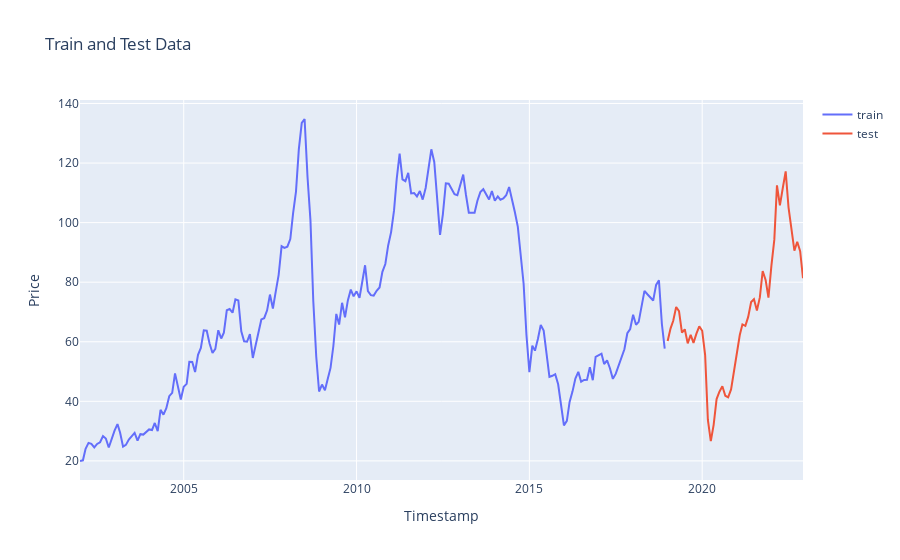

The cell this chart's notebook holds for it:
### Code cell
import plotly.graph_objects as go

# Create a trace for the train data
train_trace = go.Scatter(
    x = data[(data.index < test_start_date) & (data.index >= train_start_date)].index,
    y = data[(data.index < test_start_date) & (data.index >= train_start_date)]['Price'],
    mode = 'lines',
    name = 'train'
)

# Create a trace for the test data
test_trace = go.Scatter(
    x = data[test_start_date:].index,
    y = data[test_start_date:]['Price'],
    mode = 'lines',
    name = 'test'
)

# Create the layout
layout = go.Layout(
    title = 'Train and Test Data',
    xaxis = dict(title = 'Timestamp'),
    yaxis = dict(title = 'Price')
)

# Create the figure and add the traces
fig = go.Figure(data=[train_trace, test_trace], layout=layout)

# Show the figure
fig.show()

### Figure 1 — Plotly figure (JSON) as saved in the notebook; plotly's stock layout.template omitted (floating-point values rounded to 4 significant figures; data arrays with more than 128 entries replaced by an {"elided": "..."} marker saying what was removed)
{"data": [{"mode": "lines", "name": "train", "type": "scatter", "x": {"elided": "204 str values"}, "y": {"elided": "204 float values"}}, {"mode": "lines", "name": "test", "type": "scatter", "x": ["2019-01-01T00:00:00", "2019-02-01T00:00:00", "2019-03-01T00:00:00", "2019-04-01T00:00:00", "2019-05-01T00:00:00", "2019-06-01T00:00:00", "2019-07-01T00:00:00", "2019-08-01T00:00:00", "2019-09-01T00:00:00", "2019-10-01T00:00:00", "2019-11-01T00:00:00", "2019-12-01T00:00:00", "2020-01-01T00:00:00", "2020-02-01T00:00:00", "2020-03-01T00:00:00", "2020-04-01T00:00:00", "2020-05-01T00:00:00", "2020-06-01T00:00:00", "2020-07-01T00:00:00", "2020-08-01T00:00:00", "2020-09-01T00:00:00", "2020-10-01T00:00:00", "2020-11-01T00:00:00", "2020-12-01T00:00:00", "2021-01-01T00:00:00", "2021-02-01T00:00:00", "2021-03-01T00:00:00", "2021-04-01T00:00:00", "2021-05-01T00:00:00", "2021-06-01T00:00:00", "2021-07-01T00:00:00", "2021-08-01T00:00:00", "2021-09-01T00:00:00", "2021-10-01T00:00:00", "2021-11-01T00:00:00", "2021-12-01T00:00:00", "2022-01-01T00:00:00", "2022-02-01T00:00:00", "2022-03-01T00:00:00", "2022-04-01T00:00:00", "2022-05-01T00:00:00", "2022-06-01T00:00:00", "2022-07-01T00:00:00", "2022-08-01T00:00:00", "2022-09-01T00:00:00", "2022-10-01T00:00:00", "2022-11-01T00:00:00", "2022-12-01T00:00:00"], "y": [60.23, 64.5, 67.05, 71.66, 70.3, 63.05, 64.19, 59.47, 62.29, 59.63, 62.71, 65.17, 63.67, 55.53, 33.73, 26.63, 32.11, 40.77, 43.24, 45.04, 41.87, 41.36, 43.98, 50.23, 55.33, 62.27, 65.84, 65.33, 68.34, 73.35, 74.29, 70.51, 74.88, 83.75, 80.75, 74.8, 85.48, 94.28, 112.5, 105.8, 111.5, 117.2, 105.1, 97.74, 90.57, 93.6, 90.38, 81.34]}], "layout": {"title": {"text": "Train and Test Data"}, "xaxis": {"title": {"text": "Timestamp"}}, "yaxis": {"title": {"text": "Price"}}}}
